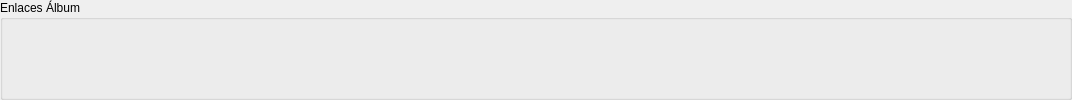
           <widget class="QGroupBox" name="album_links_group">
            <property name="title">
             <string>Enlaces Álbum</string>
            </property>
            <layout class="QGridLayout" name="gridLayout_3">
             <item row="0" column="3">
              <widget class="QPushButton" name="spot_album_link_button">
               <property name="minimumSize">
                <size>
                 <width>36</width>
                 <height>36</height>
                </size>
               </property>
               <property name="maximumSize">
                <size>
                 <width>36</width>
                 <height>36</height>
                </size>
               </property>
               <property name="text">
                <string/>
               </property>
               <property name="icon">
                <iconset resource="../images.qrc">
                 <normaloff>:/services/spotify</normaloff>:/services/spotify</iconset>
               </property>
               <property name="iconSize">
                <size>
                 <width>32</width>
                 <height>32</height>
                </size>
               </property>
               <property name="flat">
                <bool>true</bool>
               </property>
              </widget>
             </item>
             <item row="0" column="17">
              <widget class="QPushButton" name="whosampled_album_link_button">
               <property name="minimumSize">
                <size>
                 <width>36</width>
                 <height>36</height>
                </size>
               </property>
               <property name="maximumSize">
                <size>
                 <width>36</width>
                 <height>36</height>
                </size>
               </property>
               <property name="text">
                <string/>
               </property>
               <property name="icon">
                <iconset resource="../images.qrc">
                 <normaloff>:/services/whosampled</normaloff>:/services/whosampled</iconset>
               </property>
               <property name="iconSize">
                <size>
                 <width>32</width>
                 <height>32</height>
                </size>
               </property>
               <property name="flat">
                <bool>true</bool>
               </property>
              </widget>
             </item>
             <item row="0" column="11">
              <widget class="QPushButton" name="mb_album_link_button">
               <property name="minimumSize">
                <size>
                 <width>36</width>
                 <height>36</height>
                </size>
               </property>
               <property name="maximumSize">
                <size>
                 <width>36</width>
                 <height>36</height>
                </size>
               </property>
               <property name="text">
                <string/>
               </property>
               <property name="icon">
                <iconset resource="../images.qrc">
                 <normaloff>:/services/musicbrainz</normaloff>:/services/musicbrainz</iconset>
               </property>
               <property name="iconSize">
                <size>
                 <width>32</width>
                 <height>32</height>
                </size>
               </property>
               <property name="flat">
                <bool>true</bool>
               </property>
              </widget>
             </item>
             <item row="0" column="15">
              <widget class="QPushButton" name="setlist_album_link_button">
               <property name="minimumSize">
                <size>
                 <width>36</width>
                 <height>36</height>
                </size>
               </property>
               <property name="maximumSize">
                <size>
                 <width>36</width>
                 <height>36</height>
                </size>
               </property>
               <property name="text">
                <string/>
               </property>
               <property name="icon">
                <iconset resource="../images.qrc">
                 <normaloff>:/services/msg</normaloff>:/services/msg</iconset>
               </property>
               <property name="iconSize">
                <size>
                 <width>32</width>
                 <height>32</height>
                </size>
               </property>
               <property name="flat">
                <bool>true</bool>
               </property>
              </widget>
             </item>
             <item row="0" column="21">
              <widget class="QPushButton" name="mastodon_album_link_button">
               <property name="minimumSize">
                <size>
                 <width>36</width>
                 <height>36</height>
                </size>
               </property>
               <property name="maximumSize">
                <size>
                 <width>36</width>
                 <height>36</height>
                </size>
               </property>
               <property name="text">
                <string/>
               </property>
               <property name="icon">
                <iconset resource="../images.qrc">
                 <normaloff>:/services/mastodon</normaloff>:/services/mastodon</iconset>
               </property>
               <property name="iconSize">
                <size>
                 <width>32</width>
                 <height>32</height>
                </size>
               </property>
               <property name="flat">
                <bool>true</bool>
               </property>
              </widget>
             </item>
             <item row="0" column="18">
              <widget class="QPushButton" name="bluesky_album_link_button">
               <property name="minimumSize">
                <size>
                 <width>36</width>
                 <height>36</height>
                </size>
               </property>
               <property name="maximumSize">
                <size>
                 <width>36</width>
                 <height>36</height>
                </size>
               </property>
               <property name="text">
                <string/>
               </property>
               <property name="icon">
                <iconset resource="../images.qrc">
                 <normaloff>:/services/bluesky</normaloff>:/services/bluesky</iconset>
               </property>
               <property name="iconSize">
                <size>
                 <width>32</width>
                 <height>32</height>
                </size>
               </property>
               <property name="flat">
                <bool>true</bool>
               </property>
              </widget>
             </item>
             <item row="0" column="12">
              <widget class="QPushButton" name="prog_album_link_button">
               <property name="minimumSize">
                <size>
                 <width>36</width>
                 <height>36</height>
                </size>
               </property>
               <property name="maximumSize">
                <size>
                 <width>36</width>
                 <height>36</height>
                </size>
               </property>
               <property name="text">
                <string/>
               </property>
               <property name="icon">
                <iconset resource="../images.qrc">
                 <normaloff>:/services/guitar</normaloff>:/services/guitar</iconset>
               </property>
               <property name="iconSize">
                <size>
                 <width>32</width>
                 <height>32</height>
                </size>
               </property>
               <property name="flat">
                <bool>true</bool>
               </property>
              </widget>
             </item>
             <item row="0" column="22">
              <widget class="QPushButton" name="myspace_album_link_button">
               <property name="minimumSize">
                <size>
                 <width>36</width>
                 <height>36</height>
                </size>
               </property>
               <property name="maximumSize">
                <size>
                 <width>36</width>
                 <height>36</height>
                </size>
               </property>
               <property name="text">
                <string/>
               </property>
               <property name="icon">
                <iconset resource="../images.qrc">
                 <normaloff>:/services/myspace</normaloff>:/services/myspace</iconset>
               </property>
               <property name="iconSize">
                <size>
                 <width>32</width>
                 <height>32</height>
                </size>
               </property>
               <property name="flat">
                <bool>true</bool>
               </property>
              </widget>
             </item>
             <item row="0" column="14">
              <widget class="QPushButton" name="ra_album_link_button">
               <property name="minimumSize">
                <size>
                 <width>36</width>
                 <height>36</height>
                </size>
               </property>
               <property name="maximumSize">
                <size>
                 <width>36</width>
                 <height>36</height>
                </size>
               </property>
               <property name="text">
                <string/>
               </property>
               <property name="icon">
                <iconset resource="../images.qrc">
                 <normaloff>:/services/ra</normaloff>:/services/ra</iconset>
               </property>
               <property name="iconSize">
                <size>
                 <width>32</width>
                 <height>32</height>
                </size>
               </property>
               <property name="flat">
                <bool>true</bool>
               </property>
              </widget>
             </item>
             <item row="0" column="16">
              <widget class="QPushButton" name="wiki_album_link_button">
               <property name="minimumSize">
                <size>
                 <width>36</width>
                 <height>36</height>
                </size>
               </property>
               <property name="maximumSize">
                <size>
                 <width>36</width>
                 <height>36</height>
                </size>
               </property>
               <property name="text">
                <string/>
               </property>
               <property name="icon">
                <iconset resource="../images.qrc">
                 <normaloff>:/services/wiki</normaloff>:/services/wiki</iconset>
               </property>
               <property name="iconSize">
                <size>
                 <width>32</width>
                 <height>32</height>
                </size>
               </property>
               <property name="flat">
                <bool>true</bool>
               </property>
              </widget>
             </item>
             <item row="0" column="7">
              <widget class="QPushButton" name="allmusic_album_link_button">
               <property name="minimumSize">
                <size>
                 <width>36</width>
                 <height>36</height>
                </size>
               </property>
               <property name="maximumSize">
                <size>
                 <width>36</width>
                 <height>36</height>
                </size>
               </property>
               <property name="text">
                <string/>
               </property>
               <property name="icon">
                <iconset resource="../images.qrc">
                 <normaloff>:/services/allmusic</normaloff>:/services/allmusic</iconset>
               </property>
               <property name="iconSize">
                <size>
                 <width>32</width>
                 <height>32</height>
                </size>
               </property>
               <property name="flat">
                <bool>true</bool>
               </property>
              </widget>
             </item>
             <item row="0" column="13">
              <widget class="QPushButton" name="rym_album_link_button">
               <property name="minimumSize">
                <size>
                 <width>36</width>
                 <height>36</height>
                </size>
               </property>
               <property name="maximumSize">
                <size>
                 <width>36</width>
                 <height>36</height>
                </size>
               </property>
               <property name="text">
                <string/>
               </property>
               <property name="icon">
                <iconset resource="../images.qrc">
                 <normaloff>:/services/rym_svg</normaloff>:/services/rym_svg</iconset>
               </property>
               <property name="iconSize">
                <size>
                 <width>32</width>
                 <height>32</height>
                </size>
               </property>
               <property name="flat">
                <bool>true</bool>
               </property>
              </widget>
             </item>
             <item row="0" column="1">
              <widget class="QPushButton" name="soudcloud_album_link_button">
               <property name="minimumSize">
                <size>
                 <width>36</width>
                 <height>36</height>
                </size>
               </property>
               <property name="maximumSize">
                <size>
                 <width>36</width>
                 <height>36</height>
                </size>
               </property>
               <property name="text">
                <string/>
               </property>
               <property name="icon">
                <iconset resource="../images.qrc">
                 <normaloff>:/services/soundcloud</normaloff>:/services/soundcloud</iconset>
               </property>
               <property name="iconSize">
                <size>
                 <width>32</width>
                 <height>32</height>
                </size>
               </property>
               <property name="flat">
                <bool>true</bool>
               </property>
              </widget>
             </item>
             <item row="0" column="4">
              <widget class="QPushButton" name="vimeo_album_link_button">
               <property name="minimumSize">
                <size>
                 <width>36</width>
                 <height>36</height>
                </size>
               </property>
               <property name="maximumSize">
                <size>
                 <width>36</width>
                 <height>36</height>
                </size>
               </property>
               <property name="text">
                <string/>
               </property>
               <property name="icon">
                <iconset resource="../images.qrc">
                 <normaloff>:/services/vimeo</normaloff>:/services/vimeo</iconset>
               </property>
               <property name="iconSize">
                <size>
                 <width>32</width>
                 <height>32</height>
                </size>
               </property>
               <property name="flat">
                <bool>true</bool>
               </property>
              </widget>
             </item>
             <item row="0" column="20">
              <widget class="QPushButton" name="ig_album_link_button">
               <property name="minimumSize">
                <size>
                 <width>36</width>
                 <height>36</height>
                </size>
               </property>
               <property name="maximumSize">
                <size>
                 <width>36</width>
                 <height>36</height>
                </size>
               </property>
               <property name="text">
                <string/>
               </property>
               <property name="icon">
                <iconset resource="../images.qrc">
                 <normaloff>:/services/instagram</normaloff>:/services/instagram</iconset>
               </property>
               <property name="iconSize">
                <size>
                 <width>32</width>
                 <height>32</height>
                </size>
               </property>
               <property name="flat">
                <bool>true</bool>
               </property>
              </widget>
             </item>
             <item row="0" column="24">
              <widget class="QPushButton" name="tumblr_album_link_button">
               <property name="minimumSize">
                <size>
                 <width>36</width>
                 <height>36</height>
                </size>
               </property>
               <property name="maximumSize">
                <size>
                 <width>36</width>
                 <height>36</height>
                </size>
               </property>
               <property name="text">
                <string/>
               </property>
               <property name="icon">
                <iconset resource="../images.qrc">
                 <normaloff>:/services/tumblr</normaloff>:/services/tumblr</iconset>
               </property>
               <property name="iconSize">
                <size>
                 <width>32</width>
                 <height>32</height>
                </size>
               </property>
               <property name="flat">
                <bool>true</bool>
               </property>
              </widget>
             </item>
             <item row="0" column="0">
              <widget class="QPushButton" name="bc_album_link_button">
               <property name="minimumSize">
                <size>
                 <width>36</width>
                 <height>36</height>
                </size>
               </property>
               <property name="maximumSize">
                <size>
                 <width>36</width>
                 <height>36</height>
                </size>
               </property>
               <property name="text">
                <string/>
               </property>
               <property name="icon">
                <iconset resource="../images.qrc">
                 <normaloff>:/services/bandcamp</normaloff>:/services/bandcamp</iconset>
               </property>
               <property name="iconSize">
                <size>
                 <width>32</width>
                 <height>32</height>
                </size>
               </property>
               <property name="flat">
                <bool>true</bool>
               </property>
              </widget>
             </item>
             <item row="0" column="19">
              <widget class="QPushButton" name="fb_album_link_button">
               <property name="minimumSize">
                <size>
                 <width>36</width>
                 <height>36</height>
                </size>
               </property>
               <property name="maximumSize">
                <size>
                 <width>36</width>
                 <height>36</height>
                </size>
               </property>
               <property name="text">
                <string/>
               </property>
               <property name="icon">
                <iconset resource="../images.qrc">
                 <normaloff>:/services/facebook</normaloff>:/services/facebook</iconset>
               </property>
               <property name="iconSize">
                <size>
                 <width>32</width>
                 <height>32</height>
                </size>
               </property>
               <property name="flat">
                <bool>true</bool>
               </property>
              </widget>
             </item>
             <item row="0" column="5">
              <widget class="QPushButton" name="boomkat_album_link_button">
               <property name="minimumSize">
                <size>
                 <width>36</width>
                 <height>36</height>
                </size>
               </property>
               <property name="maximumSize">
                <size>
                 <width>36</width>
                 <height>36</height>
                </size>
               </property>
               <property name="text">
                <string/>
               </property>
               <property name="icon">
                <iconset resource="../images.qrc">
                 <normaloff>:/services/boomkat</normaloff>:/services/boomkat</iconset>
               </property>
               <property name="iconSize">
                <size>
                 <width>32</width>
                 <height>32</height>
                </size>
               </property>
               <property name="flat">
                <bool>true</bool>
               </property>
              </widget>
             </item>
             <item row="0" column="8">
              <widget class="QPushButton" name="discogs_album_link_button">
               <property name="minimumSize">
                <size>
                 <width>36</width>
                 <height>36</height>
                </size>
               </property>
               <property name="maximumSize">
                <size>
                 <width>36</width>
                 <height>36</height>
                </size>
               </property>
               <property name="text">
                <string/>
               </property>
               <property name="icon">
                <iconset resource="../images.qrc">
                 <normaloff>:/services/discogs</normaloff>:/services/discogs</iconset>
               </property>
               <property name="iconSize">
                <size>
                 <width>32</width>
                 <height>32</height>
                </size>
               </property>
               <property name="flat">
                <bool>true</bool>
               </property>
              </widget>
             </item>
             <item row="0" column="9">
              <widget class="QPushButton" name="imdb_album_link_button">
               <property name="minimumSize">
                <size>
                 <width>36</width>
                 <height>36</height>
                </size>
               </property>
               <property name="maximumSize">
                <size>
                 <width>36</width>
                 <height>36</height>
                </size>
               </property>
               <property name="text">
                <string/>
               </property>
               <property name="icon">
                <iconset resource="../images.qrc">
                 <normaloff>:/services/imdb</normaloff>:/services/imdb</iconset>
               </property>
               <property name="iconSize">
                <size>
                 <width>32</width>
                 <height>32</height>
                </size>
               </property>
               <property name="flat">
                <bool>true</bool>
               </property>
              </widget>
             </item>
             <item row="0" column="10">
              <widget class="QPushButton" name="lastfm_album_link_button">
               <property name="minimumSize">
                <size>
                 <width>36</width>
                 <height>36</height>
                </size>
               </property>
               <property name="maximumSize">
                <size>
                 <width>36</width>
                 <height>36</height>
                </size>
               </property>
               <property name="text">
                <string/>
               </property>
               <property name="icon">
                <iconset resource="../images.qrc">
                 <normaloff>:/services/lastfm</normaloff>:/services/lastfm</iconset>
               </property>
               <property name="iconSize">
                <size>
                 <width>32</width>
                 <height>32</height>
                </size>
               </property>
               <property name="flat">
                <bool>true</bool>
               </property>
              </widget>
             </item>
             <item row="0" column="6">
              <widget class="QPushButton" name="juno_album_link_button">
               <property name="minimumSize">
                <size>
                 <width>36</width>
                 <height>36</height>
                </size>
               </property>
               <property name="maximumSize">
                <size>
                 <width>36</width>
                 <height>36</height>
                </size>
               </property>
               <property name="text">
                <string/>
               </property>
               <property name="icon">
                <iconset resource="../images.qrc">
                 <normaloff>:/services/juno</normaloff>:/services/juno</iconset>
               </property>
               <property name="iconSize">
                <size>
                 <width>32</width>
                 <height>32</height>
                </size>
               </property>
               <property name="flat">
                <bool>true</bool>
               </property>
              </widget>
             </item>
             <item row="0" column="2">
              <widget class="QPushButton" name="yt_album_link_button">
               <property name="minimumSize">
                <size>
                 <width>36</width>
                 <height>36</height>
                </size>
               </property>
               <property name="maximumSize">
                <size>
                 <width>36</width>
                 <height>36</height>
                </size>
               </property>
               <property name="text">
                <string/>
               </property>
               <property name="icon">
                <iconset resource="../images.qrc">
                 <normaloff>:/services/youtube</normaloff>:/services/youtube</iconset>
               </property>
               <property name="iconSize">
                <size>
                 <width>32</width>
                 <height>32</height>
                </size>
               </property>
               <property name="flat">
                <bool>true</bool>
               </property>
              </widget>
             </item>
             <item row="0" column="23">
              <widget class="QPushButton" name="twitter_album_link_button">
               <property name="minimumSize">
                <size>
                 <width>36</width>
                 <height>36</height>
                </size>
               </property>
               <property name="maximumSize">
                <size>
                 <width>36</width>
                 <height>36</height>
                </size>
               </property>
               <property name="text">
                <string/>
               </property>
               <property name="icon">
                <iconset resource="../images.qrc">
                 <normaloff>:/services/twitter</normaloff>:/services/twitter</iconset>
               </property>
               <property name="iconSize">
                <size>
                 <width>32</width>
                 <height>32</height>
                </size>
               </property>
               <property name="flat">
                <bool>true</bool>
               </property>
              </widget>
             </item>
            </layout>
           </widget>
